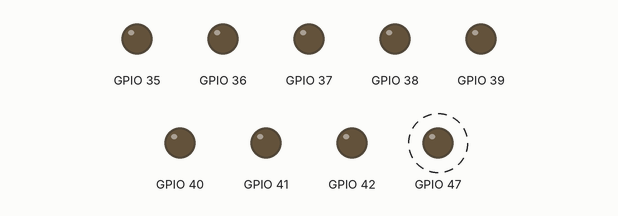
A sketch run on a simulated ESP32-S3. On the bench: output pins drawn as LEDs (lit = HIGH). Dashed ring = blinking. What the sketch prints to the serial monitor is not drawn.

Above: at 0.4 s.
Timing chart, 0 to 3.3 s (numbered marks = the images above):
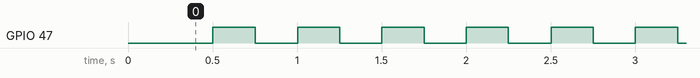

Measured:
- by itself, GPIO 47: alternates HIGH for 0.25 s and LOW for 0.25 s

The sketch:

newmania-api-example.ino
```cpp
// Handwritten API client for compile-only verification, not generator output.
#include <CodeLabNewmania.h>

using namespace codelab::newmania;
Board newmania;
ButtonCursor startPulse, countPulse;
double count = 0;

void resetStudent() {
  count = 0;
  startPulse = {};
  countPulse = {};
}

Board::Step studentProgram(Board::Context& context, uint32_t) {
  switch (context.pc) {
    case 0:
      newmania.connectPs4();
      context.pc = 1;
      return Board::Step::YIELD;
    case 1: {
      const bool start = newmania.button(Button::X, ButtonState::Pressed, startPulse);
      if (newmania.button(Button::X, ButtonState::Pressed, countPulse)) newmania.message(++count);
      if (start) {
        newmania.spin(Motor::M1, Direction::Forward, 20);
        return newmania.wait(context, 1000, 2);
      }
      return Board::Step::YIELD;
    }
    case 2:
      newmania.stopMotor(Motor::M1);
      context.pc = 1;
      return Board::Step::YIELD;
    default:
      return Board::Step::DONE;
  }
}

void setup() {
  newmania.begin();
  newmania.registerProgram(1, studentProgram, resetStudent);
}

void loop() { newmania.update(); }
```
